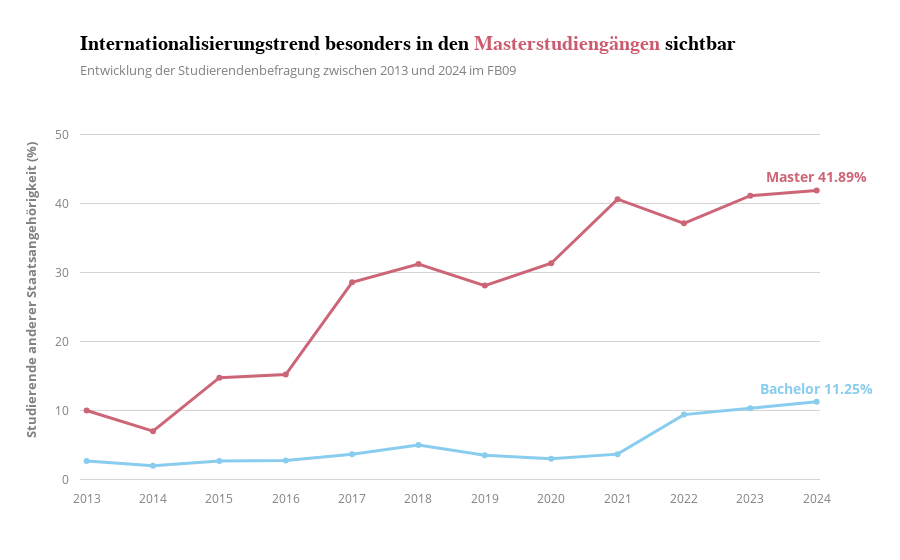

Notebook source saved alongside this figure:
### Code cell
import plotly.express as px

fig = px.line(
    df_melted,
    x="Jahr",
    y="Anteil Andere Staatsangehörigkeit (%)",
    color="Studienabschluss",
    markers=True, 
    title="Internationalisierungstrend besonders in den <span style='color:#cc5b6e;'>Masterstudiengängen</span> sichtbar",
    subtitle="Entwicklung der Studierendenbefragung zwischen 2013 und 2024 im FB09",
    template="infoviz",
    color_discrete_sequence=px.colors.qualitative.Safe
)

fig.update_traces(line=dict(width=3))

last_year = df_melted["Jahr"].max()

last_bachelor_value = df_melted[(df_melted["Jahr"] == last_year) & (df_melted["Studienabschluss"] == "Bachelor (%)")].iloc[0]["Anteil Andere Staatsangehörigkeit (%)"]
last_master_value = df_melted[(df_melted["Jahr"] == last_year) & (df_melted["Studienabschluss"] == "Master (%)")].iloc[0]["Anteil Andere Staatsangehörigkeit (%)"]

fig.add_annotation(
    x=last_year, 
    y=last_bachelor_value + 2,
    text=f"Bachelor {last_bachelor_value:.2f}%", 
    showarrow=False, 
    font=dict(size=14, color=px.colors.qualitative.Safe[0], weight="bold")
)

fig.add_annotation(
    x=last_year, 
    y=last_master_value + 2, 
    text=f"Master {last_master_value:.2f}%", 
    showarrow=False, 
    font=dict(size=14, color=px.colors.qualitative.Safe[1], weight="bold")
)

fig.update_layout(
    yaxis=dict(range=[-0.08, 55], title="Studierende anderer Staatsangehörigkeit (%)"),
    xaxis=dict(range=[2012.9, 2024.05], title="", dtick=1),
    showlegend=False 
)

fig.show()

### Figure 1 — Plotly figure (JSON) as saved in the notebook; plotly's stock layout.template omitted (floating-point values rounded to 4 significant figures)
{"data": [{"hovertemplate": "Studienabschluss=Bachelor (%)<br>Jahr=%{x}<br>Anteil Andere Staatsangehörigkeit (%)=%{y}<extra></extra>", "legendgroup": "Bachelor (%)", "line": {"color": "rgb(136, 204, 238)", "dash": "solid", "width": 3}, "marker": {"symbol": "circle"}, "mode": "lines+markers", "name": "Bachelor (%)", "orientation": "v", "showlegend": true, "type": "scatter", "x": [2013, 2014, 2015, 2016, 2017, 2018, 2019, 2020, 2021, 2022, 2023, 2024], "xaxis": "x", "y": [2.667, 2.0, 2.667, 2.75, 3.667, 5.0, 3.5, 3.0, 3.667, 9.4, 10.33, 11.25], "yaxis": "y"}, {"hovertemplate": "Studienabschluss=Master (%)<br>Jahr=%{x}<br>Anteil Andere Staatsangehörigkeit (%)=%{y}<extra></extra>", "legendgroup": "Master (%)", "line": {"color": "rgb(204, 102, 119)", "dash": "solid", "width": 3}, "marker": {"symbol": "circle"}, "mode": "lines+markers", "name": "Master (%)", "orientation": "v", "showlegend": true, "type": "scatter", "x": [2013, 2014, 2015, 2016, 2017, 2018, 2019, 2020, 2021, 2022, 2023, 2024], "xaxis": "x", "y": [10.0, 7.0, 14.75, 15.2, 28.57, 31.22, 28.1, 31.33, 40.62, 37.12, 41.12, 41.89], "yaxis": "y"}], "layout": {"annotations": [{"font": {"color": "rgb(136, 204, 238)", "size": 14, "weight": "bold"}, "showarrow": false, "text": "Bachelor 11.25%", "x": 2024, "y": 13.25}, {"font": {"color": "rgb(204, 102, 119)", "size": 14, "weight": "bold"}, "showarrow": false, "text": "Master 41.89%", "x": 2024, "y": 43.89}], "legend": {"title": {"text": "Studienabschluss"}, "tracegroupgap": 0}, "showlegend": false, "title": {"subtitle": {"text": "Entwicklung der Studierendenbefragung zwischen 2013 und 2024 im FB09"}, "text": "Internationalisierungstrend besonders in den <span style='color:#cc5b6e;'>Masterstudiengängen</span> sichtbar"}, "xaxis": {"anchor": "y", "domain": [0, 1], "dtick": 1, "range": [2013.0, 2024.0], "title": {"text": ""}}, "yaxis": {"anchor": "x", "domain": [0, 1], "range": [-0.08, 55], "title": {"text": "Studierende anderer Staatsangehörigkeit (%)"}}}}
